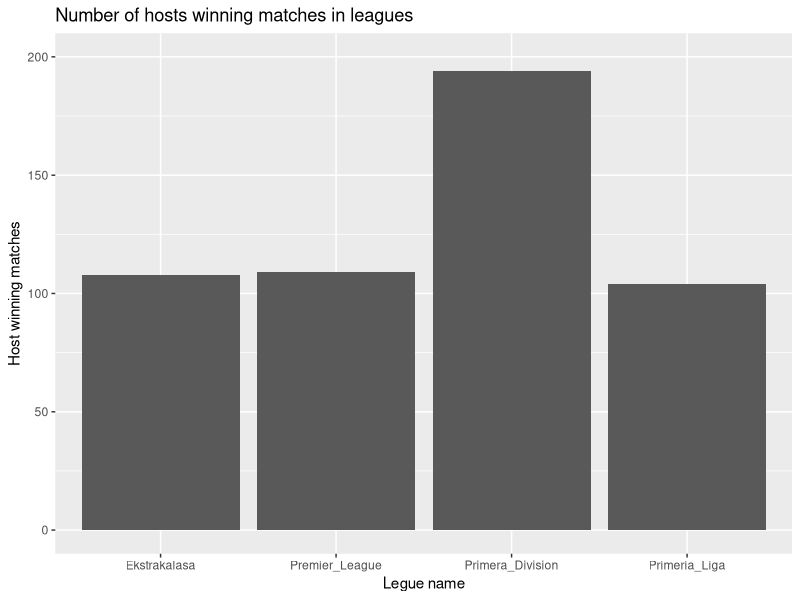
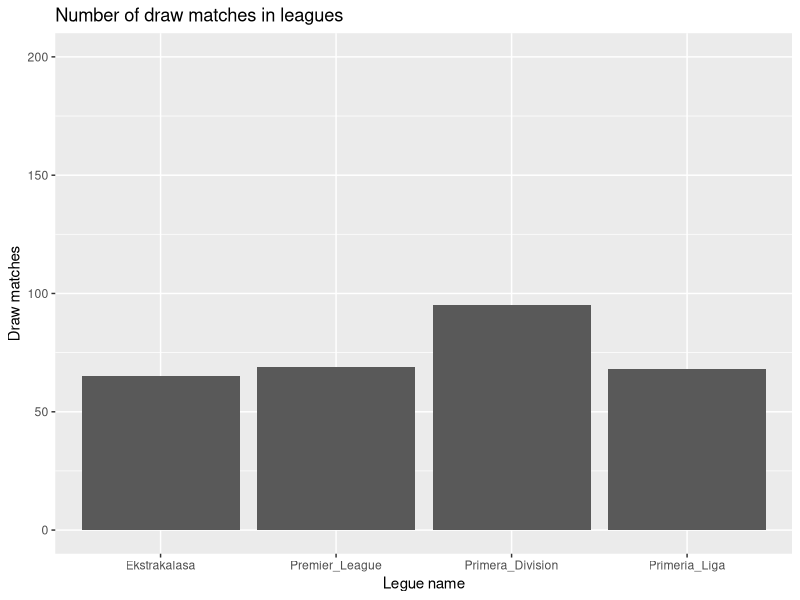
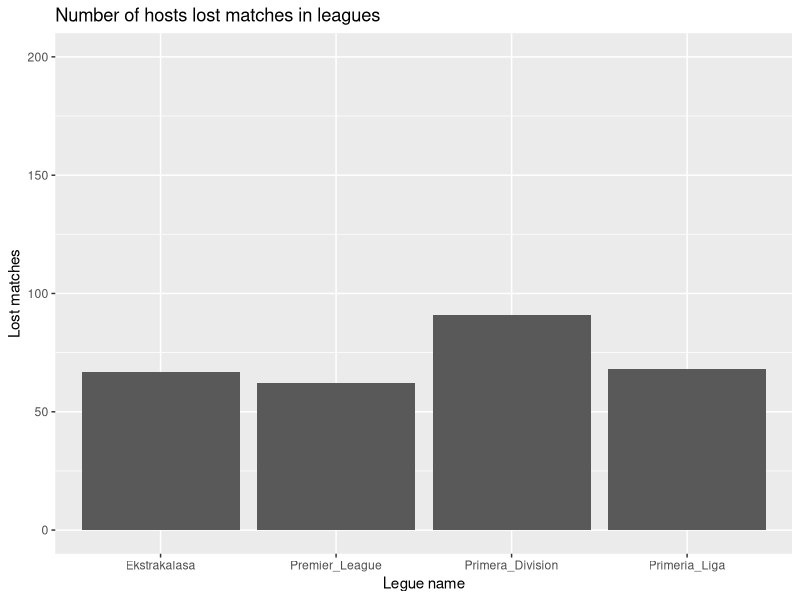

Write the R code that produced these figures, in order.
## ---- chunk 1
library(ggplot2, scales)
Sys.setenv(LANGUAGE="pl")
x <- Sys.setlocale("LC_TIME", "Polish")
## ---- chunk 2
#zostawiam kod z projektu 1, coś (zwłaszcza jak pisać te ggplot'y) może się przydać
# df_pzu <- read.csv('data/end_of_day_PZU.csv')
# names(df_pzu) <- c('ticker', 'date', 'open', 'high', 'low', 'close', 'vol')
# df_pzu$date <- as.Date.character(df_pzu$date, format = '%Y%m%d')
# df_pzu$open_ch <- with(df_pzu, c(NA, 100 * diff(open)/open[1:length(open) -1]))
# df_pzu <- df_pzu[with(df_pzu, order(date)), ]
# 
# ggplot(data=df_pzu, aes(x = date, y = open_ch)) +
#   geom_line(color = "blue", size = 1) +
#   labs(title = "Zmiana kursu otwarcia PZU", x = "Data", y = "Zmiana[%]") +
#   scale_x_date(date_breaks = "months" , date_labels = "%b-%Y") +
#   theme(
#     plot.title = element_text(size = 20, face = "bold", hjust = 0.5,margin = margin(t = 40, r = 0, b = 20, l = 0)),
#     axis.title=element_text(size=18),
#     axis.title.y=element_text(margin = margin(t = 0, r = 20, b = 0, l = 0)),
#     axis.title.x=element_text(margin = margin(t = 20, r = 0, b = 40, l = 0)),
#     axis.text=element_text(size=16),
#     axis.text.x=element_text(angle = 90)
#   )

## ---- chunk 3
#zostawiam kod z projektu 1, coś (zwłaszcza jak pisać te ggplot'y) może się przydać
# df_lccorp <- read.csv('data/end_of_day_LCCORP.csv')
# names(df_lccorp) <- c('ticker', 'date', 'open', 'high', 'low', 'close', 'vol')
# df_lccorp$date <- as.Date.character(df_lccorp$date, format = '%Y%m%d')
# df_lccorp$open_ch <- with(df_lccorp, c(NA, 100 * diff(open)/open[1:length(open) -1]))
# df_lccorp <- df_lccorp[with(df_lccorp, order(date)), ]
# 
# ggplot(data=df_lccorp, aes(x = date, y = open_ch)) +
#   geom_line(color = "blue", size = 1) +
#   labs(title = "Zmiana kursu otwarcia LCCORP (DVL)", x = "Data", y = "Zmiana[%]") +
#   scale_x_date(date_breaks = "months" , date_labels = "%b-%Y") +
#   theme(
#     plot.title = element_text(size = 20, face = "bold", hjust = 0.5,margin = margin(t = 40, r = 0, b = 20, l = 0)),
#     axis.title=element_text(size=18),
#     axis.title.y=element_text(margin = margin(t = 0, r = 20, b = 0, l = 0)),
#     axis.title.x=element_text(margin = margin(t = 20, r = 0, b = 40, l = 0)),
#     axis.text=element_text(size=16),
#     axis.text.x=element_text(angle = 90)
#   )
## ---- chunk 4
# #zostawiam kod z projektu 1, coś (zwłaszcza jak pisać te ggplot'y) może się przydać
# ggplot(data=df_pzu, aes(x = open_ch)) +
#   geom_histogram(aes(y = stat(count / sum(count))), binwidth = 1, color = "black", fill = "green") +
#   labs(title = "Histogram zmian kursu PZU", x = "Zmiana[%]", y = "Częstość występowania") +
#   scale_x_continuous(breaks = seq(-20, 15, by = 5)) +
#   theme(
#     plot.title = element_text(size = 20, face = "bold", hjust = 0.5,margin = margin(t = 40, r = 0, b = 20, l = 0)),
#     axis.title=element_text(size=18),
#     axis.title.y=element_text(margin = margin(t = 0, r = 20, b = 0, l = 0)),
#     axis.title.x=element_text(margin = margin(t = 20, r = 0, b = 40, l = 0)),
#     axis.text=element_text(size=16)
#   )
# 
# ggplot(data=df_pzu, aes(y = open_ch)) +
#   geom_boxplot(color = "black", fill = "green", outlier.colour="red", outlier.shape=8, outlier.size=4) +
#   labs(title = "Wykres pudełkowy zmian kursu PZU", x = "", y = "Zmiana[%]") +
#   scale_y_continuous(breaks = seq(-20, 15, by = 5)) +
#   theme(
#     plot.title = element_text(size = 20, face = "bold", hjust = 0.5,margin = margin(t = 40, r = 0, b = 20, l = 0)),
#     axis.title=element_text(size=18),
#     axis.title.y=element_text(margin = margin(t = 0, r = 20, b = 0, l = 0)),
#     axis.title.x=element_text(margin = margin(t = 20, r = 0, b = 40, l = 0)),
#     axis.text=element_text(size=16)
#   )
## ---- chunk 5
#zostawiam kod z projektu 1, coś (zwłaszcza jak pisać te ggplot'y) może się przydać
# ggplot(data=df_lccorp, aes(x = open_ch)) +
#   geom_histogram(aes(y = stat(count / sum(count))), binwidth = 1, color = "black", fill = "green") +
#   labs(title = "Histogram zmian kursu LCCORP (DVL)", x = "Zmiana[%]", y = "Częstość występowania") +
#   scale_x_continuous(breaks = seq(-20, 15, by = 5)) +
#   theme(
#     plot.title = element_text(size = 20, face = "bold", hjust = 0.5,margin = margin(t = 40, r = 0, b = 20, l = 0)),
#     axis.title=element_text(size=18),
#     axis.title.y=element_text(margin = margin(t = 0, r = 20, b = 0, l = 0)),
#     axis.title.x=element_text(margin = margin(t = 20, r = 0, b = 40, l = 0)),
#     axis.text=element_text(size=16)
#   )
# 
# ggplot(data=df_lccorp, aes(y = open_ch)) +
#   geom_boxplot(color = "black", fill = "green", outlier.colour="red", outlier.shape=8, outlier.size=4) +
#   labs(title = "Wykres pudełkowy zmian kursu LCCORP (DVL)", x = "", y = "Zmiana[%]") +
#   scale_y_continuous(breaks = seq(-20, 15, by = 5)) +
#   theme(
#     plot.title = element_text(size = 20, face = "bold", hjust = 0.5,margin = margin(t = 40, r = 0, b = 20, l = 0)),
#     axis.title=element_text(size=18),
#     axis.title.y=element_text(margin = margin(t = 0, r = 20, b = 0, l = 0)),
#     axis.title.x=element_text(margin = margin(t = 20, r = 0, b = 40, l = 0)),
#     axis.text=element_text(size=16)
#   )
## ---- chunk 6
fc_data <- data.frame(Name = c("Primeria_Liga", "Ekstrakalasa", "Primera_Division", "Premier_League"),
                 Win= c(104, 108,194,109),
                 Draw=c(68, 65, 95,69),
                 Lost=c(68,67,91,62))
fc_data
## ---- chunk 7
library(ggplot2)

ggplot(data=fc_data, aes(x=Name,y= Win)) +
  geom_bar(stat = "identity") +
  ggtitle("Number of hosts winning matches in leagues") +
  xlab("Legue name") +
  ylab("Host winning matches") +
  ylim(0, 200)

ggplot(data=fc_data, aes(x=Name,y= Draw)) +
  geom_bar(stat = "identity") +
  ggtitle("Number of draw matches in leagues") +
  xlab("Legue name") +
  ylab("Draw matches")+
  ylim(0, 200)

ggplot(data=fc_data, aes(x=Name,y= Lost)) +
  geom_bar(stat = "identity") +
  ggtitle("Number of hosts lost matches in leagues") +
  xlab("Legue name") +
  ylab("Lost matches") +
  ylim(0, 200)
  
## ---- chunk 8
chi_freedom_degrees <- (dim(fc_data[,2:4])[1] - 1)*(dim(fc_data[,2:4])[2] - 1)
chi_freedom_degrees
## ---- chunk 9
alpha <- 0.05
c <- qchisq(p=alpha, df=chi_freedom_degrees, lower.tail=FALSE)
## ---- chunk 10
col_sum <- matrix(colSums(fc_data[,2:4]))
row_sum <- matrix(rowSums(fc_data[,2:4]))

stat <- row_sum %*% t(col_sum)/sum(row_sum)

chisq <- sum((stat - fc_data[,2:4]) * (stat - fc_data[,2:4])/stat)
## ---- chunk 11
p_val <- pchisq(chisq, df=chi_freedom_degrees, lower.tail=FALSE)
## ---- chunk 12
chisq_test <- chisq.test(fc_data[2:4])
chisq_test
